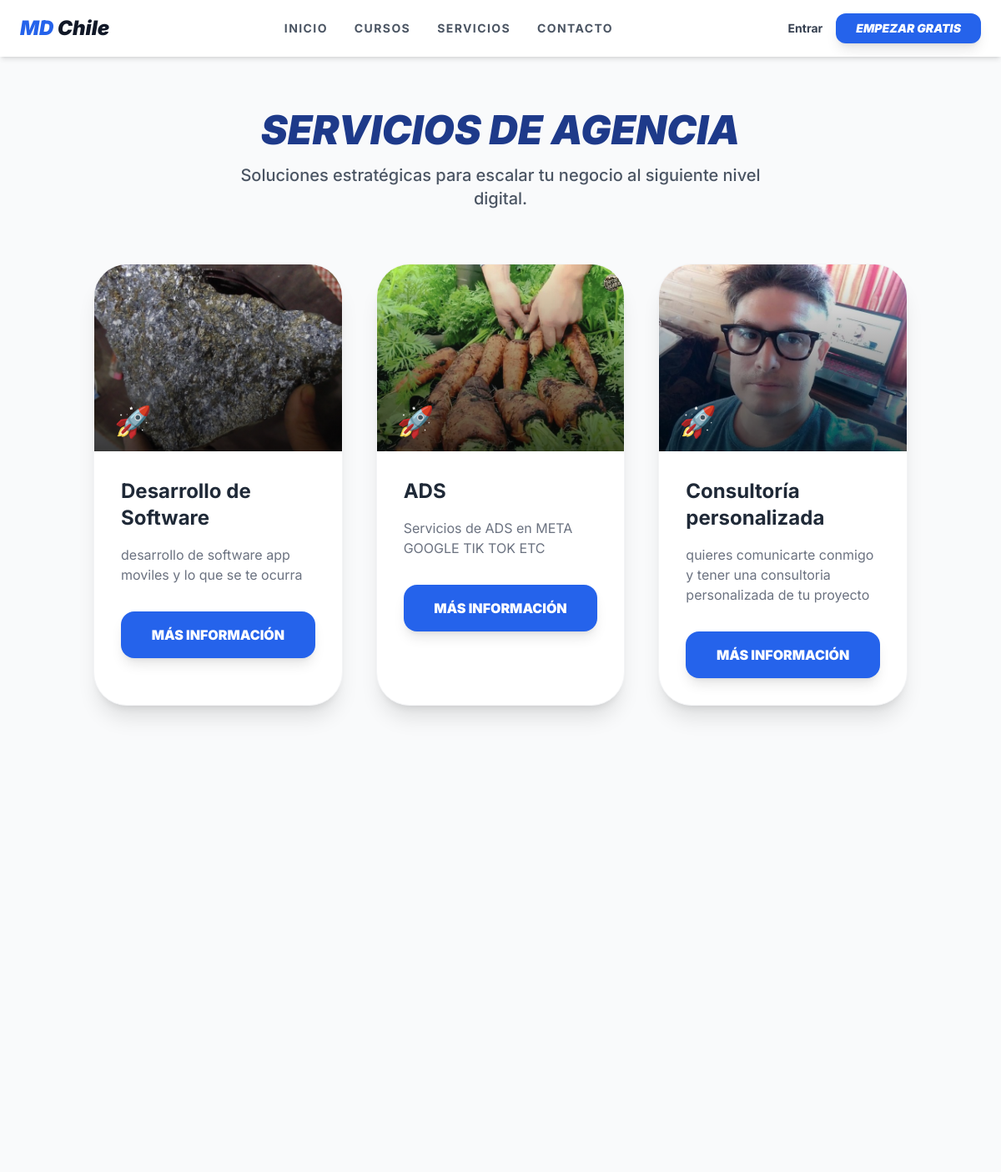
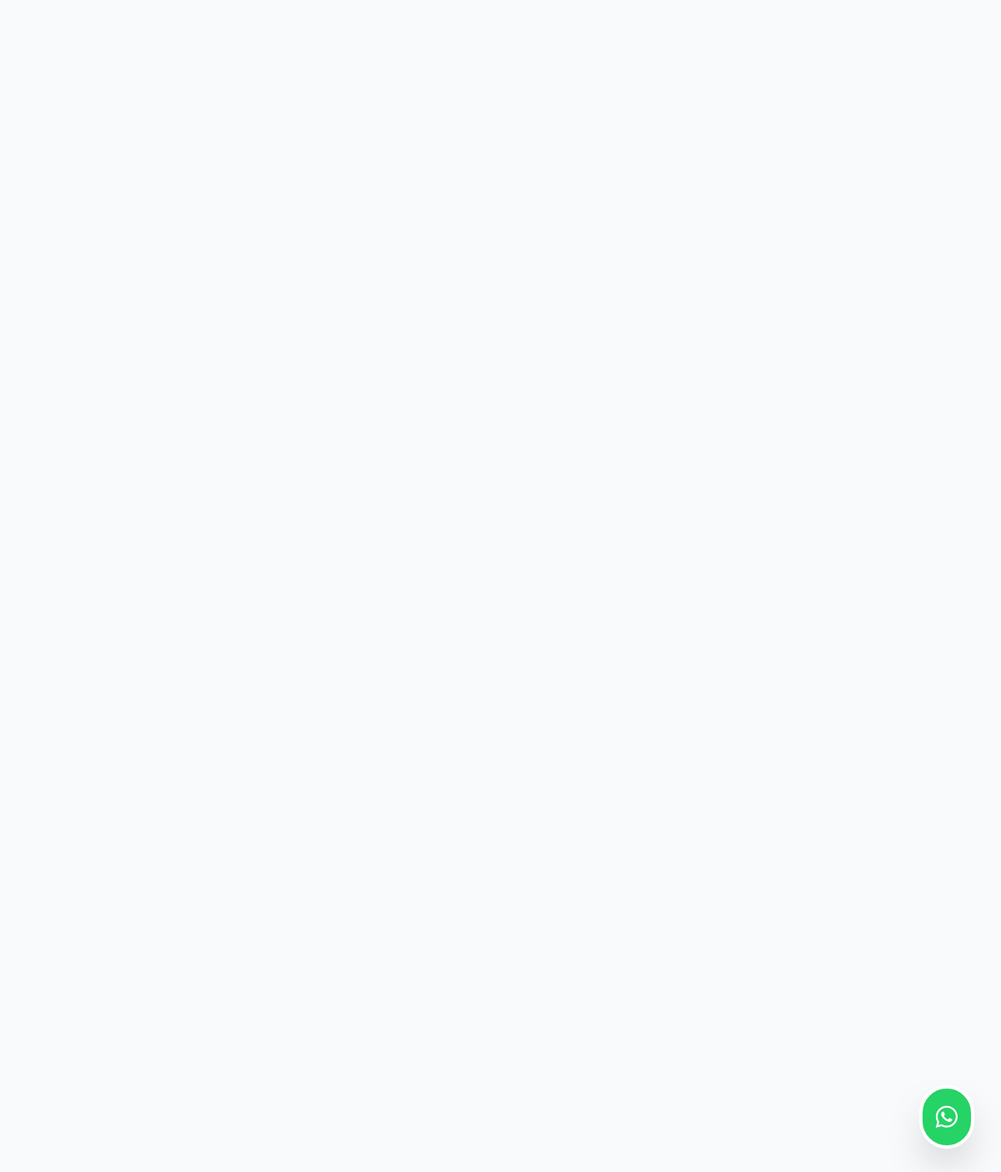
The app's page /servicios/ with its own data (2 pictures, top to bottom).
### agency/models.py (models this page shows, shortened)
class Service(models.Model):
    title = models.CharField(max_length=200, verbose_name="Nombre del Servicio")
    slug = models.SlugField(unique=True, blank=True)
    icon_emoji = models.CharField(max_length=10, default="🚀")
    short_description = models.TextField(max_length=300)
    long_description = models.TextField()
    banner_image = models.ImageField(upload_to='services/banners/')
    video_url = models.URLField(blank=True, null=True)
    reels_links = models.TextField(blank=True, null=True)
    order = models.PositiveIntegerField(default=0)
    is_active = models.BooleanField(default=True)
    class Meta:
        ordering = ['order']

### agency/views.py (the view)
# urls.py: path('servicios/', services_list, name='services_list'),
def services_list(request):
    servicios = Service.objects.filter(is_active=True)
    return render(request, 'agency/services_list.html', {'servicios': servicios})

### templates/agency/services_list.html
{% extends 'base.html' %}
{% block content %}
<div class="bg-gray-50 min-h-screen py-16">
    <div class="container mx-auto px-6">
        <div class="text-center mb-16">
            <h1 class="text-5xl font-black text-blue-900 italic uppercase mb-4">Servicios de Agencia</h1>
            <p class="text-xl text-gray-600 max-w-2xl mx-auto font-medium">Soluciones estratégicas para escalar tu negocio al siguiente nivel digital.</p>
        </div>
        <div class="grid grid-cols-1 md:grid-cols-2 lg:grid-cols-3 gap-10">
            {% for s in servicios %}
            <div class="bg-white rounded-[2.5rem] shadow-xl overflow-hidden border border-gray-100 transform transition hover:-translate-y-2 duration-300">
                <div class="h-56 relative">
                    <img src="{{ s.banner_image.url }}" class="w-full h-full object-cover" alt="{{ s.title }}">
                    <div class="absolute inset-0 bg-gradient-to-t from-black/70 to-transparent"></div>
                    <span class="absolute bottom-4 left-6 text-4xl">{{ s.icon_emoji }}</span>
                </div>
                <div class="p-8">
                    <h2 class="text-2xl font-bold text-gray-800 mb-4">{{ s.title }}</h2>
                    <p class="text-gray-500 mb-8 line-clamp-3">{{ s.short_description }}</p>
                    <a href="{% url 'service_detail' s.slug %}" class="block text-center bg-blue-600 text-white py-4 rounded-2xl font-black hover:bg-blue-700 transition shadow-lg">
                        MÁS INFORMACIÓN
                    </a>
                </div>
            </div>
            {% endfor %}
        </div>
    </div>
</div>
{% endblock %}

### templates/base.html (shortened to what this page needs)
<!DOCTYPE html>
<html lang="es">
<head>
    <script src="https://cdn.tailwindcss.com"></script>
    <link rel="stylesheet" href="https://cdnjs.cloudflare.com/ajax/libs/font-awesome/6.0.0/css/all.min.css">
</head>
<body class="bg-gray-50 flex flex-col min-h-screen">
    <nav class="bg-white shadow-md py-4 px-6 flex justify-between items-center sticky top-0 z-50">
        <a href="{% url 'home' %}" class="text-2xl font-black text-blue-600 italic">
            MD <span class="text-gray-900">Chile</span>
        </a>
        <div class="hidden md:flex space-x-8 font-bold text-gray-600 uppercase text-sm tracking-widest">
            <a href="{% url 'home' %}" class="hover:text-blue-600 transition">Inicio</a>
            <a href="{% url 'dashboard' %}" class="hover:text-blue-600 transition">Cursos</a>
            <a href="{% url 'services_list' %}" class="hover:text-blue-600 transition">Servicios</a>
            <a href="{% url 'contact_view' %}" class="hover:text-blue-600 transition">Contacto</a>
        </div>
        <div class="flex items-center space-x-4">
            {% if user.is_authenticated %}
                <div class="hidden lg:flex flex-col items-end mr-2">
                    <span class="text-[10px] font-black text-gray-400 uppercase tracking-tighter">Alumno Activo</span>
                    <span class="text-sm font-bold text-blue-600 leading-none">
                        {% if user.first_name %}{{ user.first_name }}{% else %}{{ user.username }}{% endif %}
                    </span>
                </div>
                <a href="{% url 'dashboard' %}" class="bg-gray-100 text-gray-700 px-4 py-2 rounded-xl hover:bg-gray-200 transition font-bold text-sm">
                    Mi Panel
                </a>
                <form method="post" action="{% url 'account_logout' %}" class="inline">
                    {% csrf_token %}
                    <button type="submit" class="text-gray-400 hover:text-red-500 transition ml-2">
                        <i class="fas fa-sign-out-alt"></i>
                    </button>
                </form>
            {% else %}
                <a href="{% url 'account_login' %}" class="text-gray-700 hover:text-blue-600 font-bold text-sm">
                    Entrar
                </a>
                <a href="{% url 'account_signup' %}" class="bg-blue-600 text-white px-6 py-2 rounded-xl hover:bg-blue-700 shadow-lg transition font-black text-sm italic">
                    EMPEZAR GRATIS
                </a>
            {% endif %}
        </div>
    </nav>
    <main class="flex-grow">
        {% block content %}{% endblock %}
    </main>
    <a href="https://wa.me/56975899661" target="_blank"
       class="fixed bottom-8 right-8 bg-[#25D366] text-white p-4 rounded-full shadow-2xl hover:scale-110 transition-transform z-50 flex items-center justify-center border-4 border-white">
        <i class="fab fa-whatsapp text-3xl"></i>
    </a>
</body>
</html>

### templates/base.html (style rules this page uses)
body { font-family: 'Inter', sans-serif; }

### records on screen
Service: banner_image (picture), icon_emoji "🚀", title "Desarrollo de Software", short_description "desarrollo de software app moviles y lo que se te ocurra"
Service: banner_image (picture), icon_emoji "🚀", title "ADS", short_description "Servicios de ADS en META GOOGLE TIK TOK ETC"
Service: banner_image (picture), icon_emoji "🚀", title "Consultoría personalizada", short_description "quieres comunicarte conmigo y tener una consultoria personalizada de tu proyecto"
